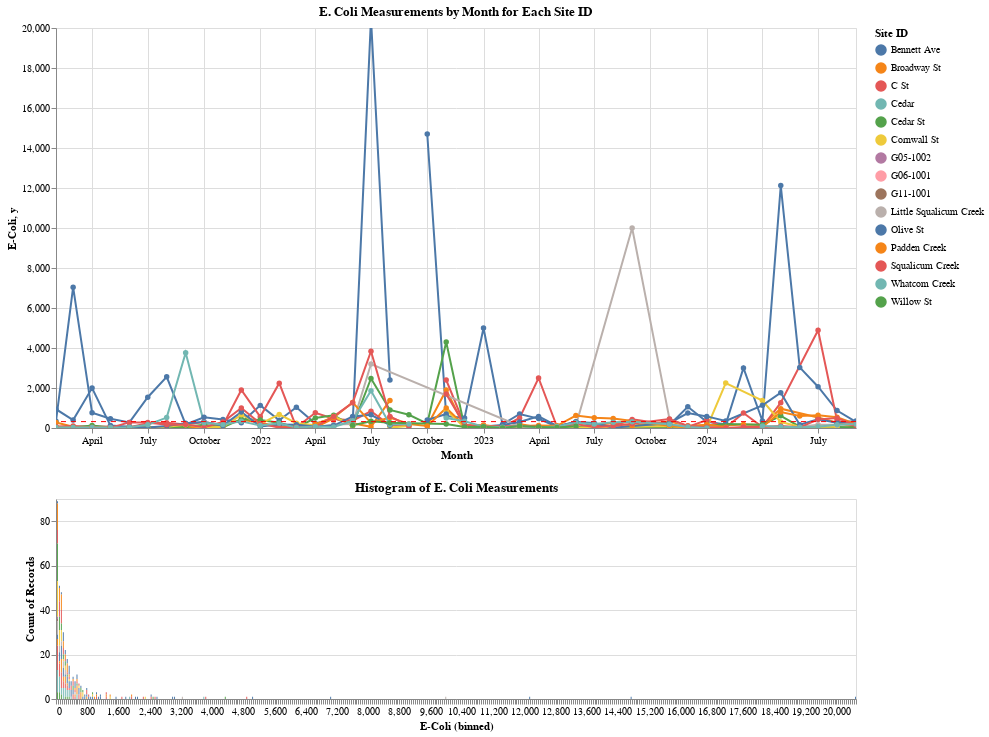

Notebook code for this chart:
### Markdown cell above
## Visualize

### Code cell
# Create a selection for the dropdown
#site_id_dropdown = alt.binding_select(options=filtered_data['Site ID'].unique(), name='Site ID')
#site_id_select = alt.selection_point(fields=['Site ID'], bind=site_id_dropdown, value={'Site ID': filtered_data['Site ID'].unique()[0]})

# Base chart
chart = alt.Chart(filtered_data).mark_line(point=True).encode(
    x='Month:T',
    y=alt.Y('E-Coli:Q', scale=alt.Scale(domain=[0, 20000])),  # Set y-axis limit
    color='Site ID:N',
    tooltip=['Month:T', 'Site ID:N', 'E-Coli:Q']
).properties(
    title='E. Coli Measurements by Month for Each Site ID',
    width=800,
    height=400
#).add_selection(
#    site_id_select
#).transform_filter(
#    site_id_select
).interactive()

# Horizontal line at y=320
horizontal_line = alt.Chart(pd.DataFrame({'y': [320]})).mark_rule(
    color='red',
    strokeDash=[5, 5]
).encode(
    y='y:Q'
)

line_chart = chart + horizontal_line

# Histogram of E-Coli
histogram = alt.Chart(filtered_data).mark_bar().encode(
    x=alt.X('E-Coli:Q', bin=alt.Bin(step=50)),
    y='count()',
    color='Site ID:N'
).properties(
    title='Histogram of E. Coli Measurements',
    width=800,
    height=200
)

# Combine the line chart and histogram
final_chart = alt.vconcat(line_chart, histogram)

final_chart.show()

### Figure 1 — Vega-Lite specification as saved in the notebook (floating-point values rounded to 4 significant figures; data arrays with more than 128 entries replaced by an {"elided": "..."} marker saying what was removed)
{"config": {"view": {"continuousWidth": 300, "continuousHeight": 300}}, "vconcat": [{"layer": [{"data": {"name": "data-2a3be6c5aba9494d7ca166a4a12bb1d5"}, "mark": {"type": "line", "point": true}, "encoding": {"color": {"field": "Site ID", "type": "nominal"}, "tooltip": [{"field": "Month", "type": "temporal"}, {"field": "Site ID", "type": "nominal"}, {"field": "E-Coli", "type": "quantitative"}], "x": {"field": "Month", "type": "temporal"}, "y": {"field": "E-Coli", "scale": {"domain": [0, 20000]}, "type": "quantitative"}}, "name": "view_13", "title": "E. Coli Measurements by Month for Each Site ID"}, {"data": {"name": "data-f2400123e69dc7e1732b568dac3bcf90"}, "mark": {"type": "rule", "color": "red", "strokeDash": [5, 5]}, "encoding": {"y": {"field": "y", "type": "quantitative"}}}], "height": 400, "width": 800}, {"data": {"name": "data-2a3be6c5aba9494d7ca166a4a12bb1d5"}, "mark": {"type": "bar"}, "encoding": {"color": {"field": "Site ID", "type": "nominal"}, "x": {"bin": {"step": 50}, "field": "E-Coli", "type": "quantitative"}, "y": {"aggregate": "count", "type": "quantitative"}}, "height": 200, "title": "Histogram of E. Coli Measurements", "width": 800}], "params": [{"name": "param_13", "select": {"type": "interval", "encodings": ["x", "y"]}, "bind": "scales", "views": ["view_13"]}], "$schema": "https://vega.github.io/schema/vega-lite/v5.20.1.json", "datasets": {"data-2a3be6c5aba9494d7ca166a4a12bb1d5": {"elided": "396 records"}, "data-f2400123e69dc7e1732b568dac3bcf90": [{"y": 320}]}}
